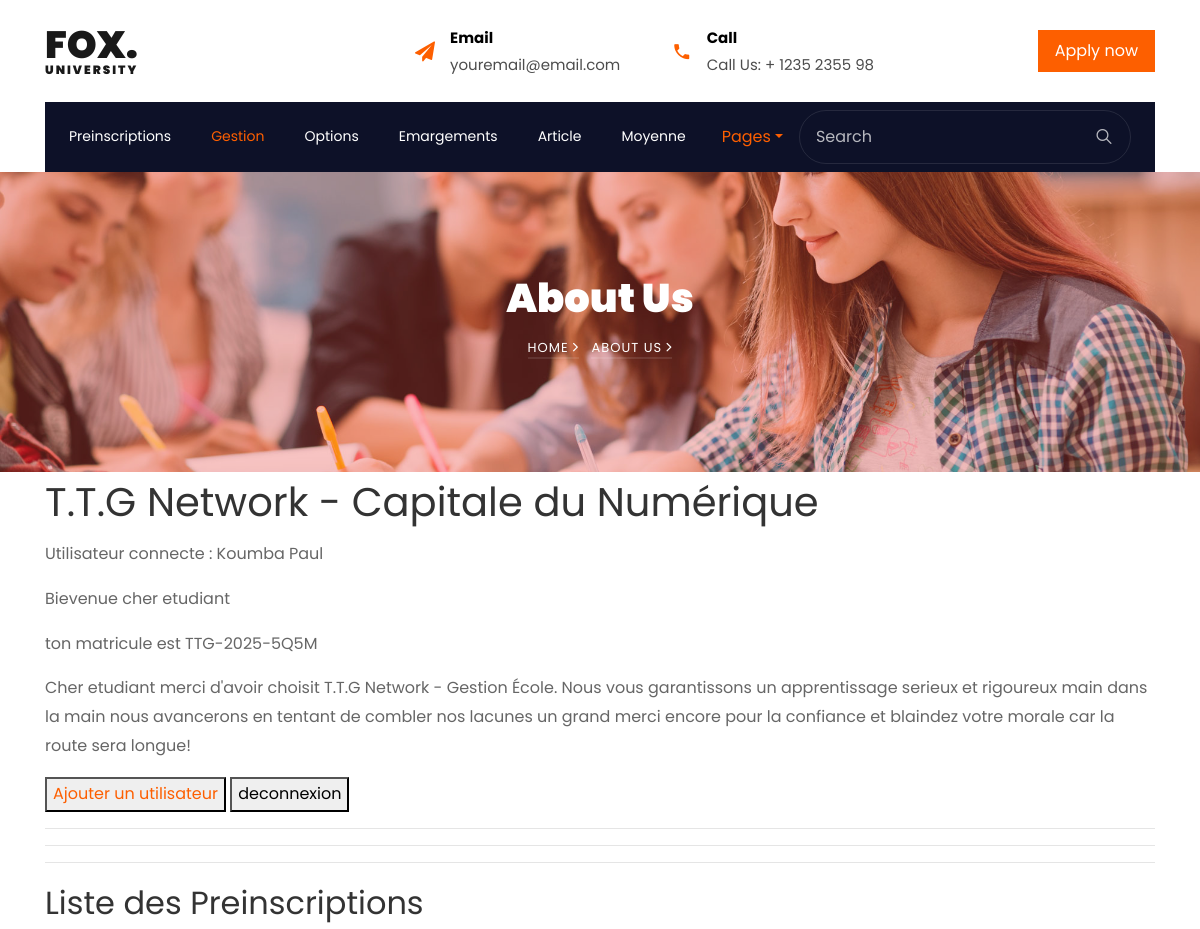
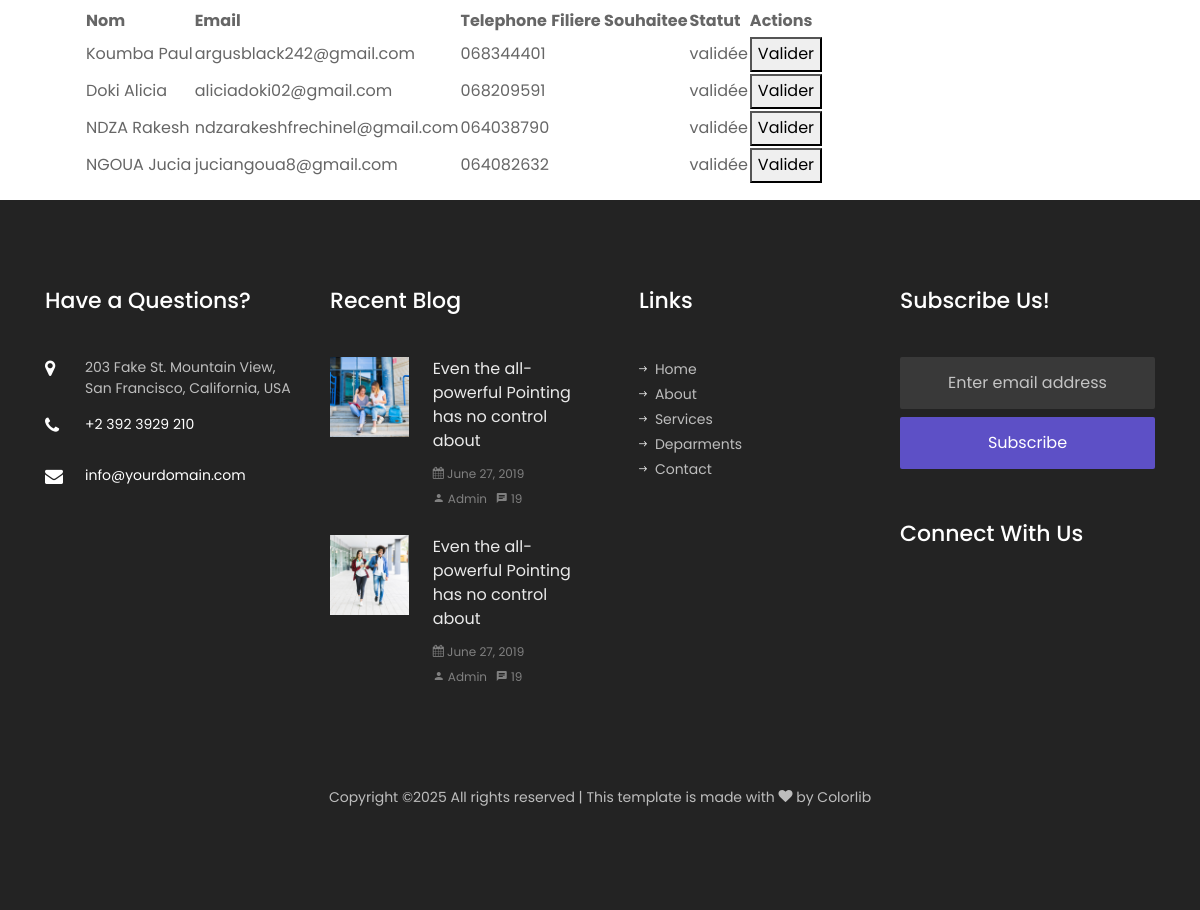
Screenshot of /preinscription (signed in) with the database file from the repository (2 pictures, top to bottom).
### Projet_annee/models.py (models this page shows, shortened)
class User(AbstractUser):
    ROLES = (
        ('admin', 'Administrateur'),
        ('formateur', 'Formateur'),
        ('etudiant', 'Étudiant'),
        ('parent', 'Parent'),
    )
    role = models.CharField(max_length=20, choices=ROLES)
    code_formateur = models.CharField(max_length=10, unique=True, null=True, blank=True)
    code_parent = models.CharField(max_length=10, unique=True, null=True, blank=True)
    matricule = models.CharField(max_length=30, unique=True, null=True, blank=True)

class Preinscription(models.Model):
    nom = models.CharField(max_length=100)
    email = models.EmailField()
    telephone = models.CharField(max_length=20)
    option = models.ForeignKey(Option, on_delete=models.SET_NULL, null=True)
    niveau = models.ForeignKey(Niveau, on_delete=models.SET_NULL, null=True)
    statut = models.CharField(max_length=50, default='en attente')  # validée / rejetée...

### Projet_annee/views.py (the view)
# urls.py: path('preinscription', views.preinscriptions_view, name='preinscription'),
@login_required
def preinscriptions_view(request):
    preinscriptions = Preinscription.objects.all()
    return render(request, 'liste_preinscriptions.html', {'preinscriptions': preinscriptions})

### Projet_annee/templates/liste_preinscriptions.html (shortened to what this page needs)
{% extends "base.html" %}
{% block content %}
  <hr>
  <h2>Liste des Preinscriptions</h2>
  <ul>
      <table>
        <tr>
          <th>Nom</th>
          <th>Email</th>
          <th>Telephone</th>
          <th>Filiere Souhaitee</th>
          <th>Statut</th>
          <th>Actions</th>
        </tr>
        {% for preinscription in preinscriptions %}
        <tr>
          <td>{{ preinscription.nom }}</td>
          <td> {{ preinscription.email }}</td>
          <td> {{ preinscription.telephone }}</td>
          <td> {{ preinscription.filiere_souhaitee }}</td>
          <td> {{ preinscription.statut }}</td>
          <td>
            <a href="{% url 'valider_preinscription' preinscription.id %}"><button>Valider</button></a>
          </td>
        </tr>
         {% endfor %}
      </table>
  </ul>
{% endblock %}

### Projet_annee/templates/base.html (shortened to what this page needs)
<!DOCTYPE html>
{% load static  %}
<html lang="en">
  <head>
    <link rel="stylesheet" href="{% static 'css/open-iconic-bootstrap.min.css' %}">
    <link rel="stylesheet" href="{% static 'css/animate.css' %}">
    <link rel="stylesheet" href="{% static 'css/owl.carousel.min.css' %}">
    <link rel="stylesheet" href="{% static 'css/owl.theme.default.min.css' %}">
    <link rel="stylesheet" href="{% static 'css/magnific-popup.css' %}">
    <link rel="stylesheet" href="{% static 'css/aos.css' %}">
    <link rel="stylesheet" href="{% static 'css/ionicons.min.css' %}">
    <link rel="stylesheet" href="{% static 'css/flaticon.css' %}">
    <link rel="stylesheet" href="{% static 'css/icomoon.css' %}">
    <link rel="stylesheet" href="{% static 'css/style.css' %}">
  </head>
  <body>
	  <div class="bg-top navbar-light">
    	<div class="container">
    		<div class="row no-gutters d-flex align-items-center align-items-stretch">
    			<div class="col-md-4 d-flex align-items-center py-4">
    				<a class="navbar-brand" href="index.html">Fox. <span>University</span></a>
    			</div>
	    		<div class="col-lg-8 d-block">
		    		<div class="row d-flex">
					    <div class="col-md d-flex topper align-items-center align-items-stretch py-md-4">
					    	<div class="icon d-flex justify-content-center align-items-center"><span class="icon-paper-plane"></span></div>
					    	<div class="text">
					    		<span>Email</span>
						    	<span>youremail@email.com</span>
						    </div>
					    </div>
					    <div class="col-md d-flex topper align-items-center align-items-stretch py-md-4">
					    	<div class="icon d-flex justify-content-center align-items-center"><span class="icon-phone2"></span></div>
						    <div class="text">
						    	<span>Call</span>
						    	<span>Call Us: + 1235 2355 98</span>
						    </div>
					    </div>
					    <div class="col-md topper d-flex align-items-center justify-content-end">
					    	<p class="mb-0">
					    		<a href="#" class="btn py-2 px-3 btn-primary d-flex align-items-center justify-content-center">
					    			<span>Apply now</span>
					    		</a>
					    	</p>
					    </div>
				    </div>
			    </div>
		    </div>
		  </div>
    </div>
	  <nav class="navbar navbar-expand-lg navbar-dark bg-dark ftco-navbar-light" id="ftco-navbar">
	    <div class="container d-flex align-items-center px-4">
	      <form action="#" class="searchform order-lg-last">
          <div class="form-group d-flex">
            <input type="text" class="form-control pl-3" placeholder="Search">
            <button type="submit" placeholder="" class="form-control search"><span class="ion-ios-search"></span></button>
          </div>
        </form>
	      <div class="collapse navbar-collapse" id="ftco-nav">
	        <ul class="navbar-nav mr-auto">
	        	<li class="nav-item"><a href="{% url 'preinscription' %}" class="nav-link pl-0">Preinscriptions</a></li>
	        	<li class="nav-item active"><a href="{% url 'admin:index' %}" class="nav-link">Gestion</a></li>
	        	<li class="nav-item"><a href="{% url 'options' %}" class="nav-link">Options</a></li>
	        	<li class="nav-item"><a href="{% url 'liste_emargements' %}" class="nav-link">Emargements</a></li>
	        	<li class="nav-item"><a href="{% url 'article' %}" class="nav-link">Article</a></li>
	          <li class="nav-item"><a href="{% url 'recherche_moyenne' %}" class="nav-link">Moyenne</a></li>
	        </ul>
	      </div>
        <div class="nav-item dropdown">
                    <a href="#" class="nav-link dropdown-toggle" data-bs-toggle="dropdown">Pages</a>
	    </div>
	  </nav>
    <section class="hero-wrap hero-wrap-2" style="background-image: url('static/images/bg_1.jpg');">
      <div class="overlay"></div>
      <div class="container">
        <div class="row no-gutters slider-text align-items-center justify-content-center">
          <div class="col-md-9 ftco-animate text-center">
            <h1 class="mb-2 bread">About Us</h1>
            <p class="breadcrumbs"><span class="mr-2"><a href="index.html">Home <i class="ion-ios-arrow-forward"></i></a></span> <span>About us <i class="ion-ios-arrow-forward"></i></span></p>
          </div>
        </div>
      </div>
    </section>
      <section>
          <div class="container border:10px-solid-black ">
    <header>
      <h1>T.T.G Network - Capitale du Numérique</h1>
      <main>
          <p>Utilisateur connecte : {{user}}</p>
            {% if user.is_authenticated %}
            {% if user.role %}
            <p>Bievenue cher {{user.role}} </p>
            {% else %}
            <p>Bievenue cher Admin </p>
            {% endif %}
              {% if user.matricule %}
              <p>ton matricule est {{user.matricule}}</p>
              <p>
                  Cher etudiant merci d'avoir choisit T.T.G Network - Gestion École.
                  Nous vous garantissons un apprentissage serieux et rigoureux main dans
                  la main nous avancerons en tentant de combler nos lacunes un grand merci
                  encore pour la confiance et blaindez votre morale car la route sera longue!
              </p>
              {% endif %}
            {% endif %}
          <button><a href="{% url 'urlregister' %}">Ajouter un utilisateur</a></button>
          <a href="{% url 'urllogout' %}"><button>deconnexion</button></a>
          <hr>
          <hr>
        </main>
    </header>
      </section>
        <div class="container">
          {% block content %}{% endblock %}
        </div>
      <footer class="ftco-footer ftco-bg-dark ftco-section">
      <div class="container">
        <div class="row mb-5">
          <div class="col-md-6 col-lg-3">
            <div class="ftco-footer-widget mb-5">
            	<h2 class="ftco-heading-2">Have a Questions?</h2>
            	<div class="block-23 mb-3">
	              <ul>
	                <li><span class="icon icon-map-marker"></span><span class="text">203 Fake St. Mountain View, San Francisco, California, USA</span></li>
	                <li><a href="#"><span class="icon icon-phone"></span><span class="text">+2 392 3929 210</span></a></li>
	                <li><a href="#"><span class="icon icon-envelope"></span><span class="text">info@yourdomain.com</span></a></li>
	              </ul>
	            </div>
            </div>
          </div>
          <div class="col-md-6 col-lg-3">
            <div class="ftco-footer-widget mb-5">
              <h2 class="ftco-heading-2">Recent Blog</h2>
              <div class="block-21 mb-4 d-flex">
                <a class="blog-img mr-4" style="background-image: url(static/images/image_1.jpg);"></a>
                <div class="text">
                  <h3 class="heading"><a href="#">Even the all-powerful Pointing has no control about</a></h3>
                  <div class="meta">
                    <div><a href="#"><span class="icon-calendar"></span> June 27, 2019</a></div>
                    <div><a href="#"><span class="icon-person"></span> Admin</a></div>
                    <div><a href="#"><span class="icon-chat"></span> 19</a></div>
                  </div>
                </div>
              </div>
              <div class="block-21 mb-5 d-flex">
                <a class="blog-img mr-4" style="background-image: url(static/images/image_2.jpg);"></a>
                <div class="text">
                  <h3 class="heading"><a href="#">Even the all-powerful Pointing has no control about</a></h3>
                  <div class="meta">
                    <div><a href="#"><span class="icon-calendar"></span> June 27, 2019</a></div>
                    <div><a href="#"><span class="icon-person"></span> Admin</a></div>
                    <div><a href="#"><span class="icon-chat"></span> 19</a></div>
                  </div>
                </div>
              </div>
            </div>
          </div>
          <div class="col-md-6 col-lg-3">
            <div class="ftco-footer-widget mb-5 ml-md-4">
              <h2 class="ftco-heading-2">Links</h2>
              <ul class="list-unstyled">
                <li><a href="#"><span class="ion-ios-arrow-round-forward mr-2"></span>Home</a></li>
                <li><a href="#"><span class="ion-ios-arrow-round-forward mr-2"></span>About</a></li>
                <li><a href="#"><span class="ion-ios-arrow-round-forward mr-2"></span>Services</a></li>
                <li><a href="#"><span class="ion-ios-arrow-round-forward mr-2"></span>Deparments</a></li>
                <li><a href="#"><span class="ion-ios-arrow-round-forward mr-2"></span>Contact</a></li>
              </ul>
            </div>
          </div>
          <div class="col-md-6 col-lg-3">
            <div class="ftco-footer-widget mb-5">
            	<h2 class="ftco-heading-2">Subscribe Us!</h2>
              <form action="#" class="subscribe-form">
                <div class="form-group">
                  <input type="text" class="form-control mb-2 text-center" placeholder="Enter email address">
                  <input type="submit" value="Subscribe" class="form-control submit px-3">
                </div>
              </form>
            </div>
            <div class="ftco-footer-widget mb-5">
            	<h2 class="ftco-heading-2 mb-0">Connect With Us</h2>
            	<ul class="ftco-footer-social list-unstyled float-md-left float-lft mt-3">
              </ul>
            </div>
          </div>
        </div>
        <div class="row">
          <div class="col-md-12 text-center">
            <p>
  Copyright &copy;<script>document.write(new Date().getFullYear());</script> All rights reserved | This template is made with <i class="icon-heart" aria-hidden="true"></i> by <a href="https://colorlib.com" target="_blank">Colorlib</a>
  </p>
          </div>
        </div>
      </div>
    </footer>
  </body>
</html>

### Projet_annee/static/css/icomoon.css (style rules this page uses)
[class^="icon-"], [class*=" icon-"] { font-family: 'icomoon' !important; speak: none; font-style: normal; font-weight: normal; font-variant: normal; text-transform: none; line-height: 1; -webkit-font-smoothing: antialiased; -moz-osx-font-smoothing: grayscale; }
.icon-heart:before { content: "\f004"; }
.icon-map-marker:before { content: "\f041"; }
.icon-calendar:before { content: "\f073"; }
.icon-phone:before { content: "\f095"; }
.icon-envelope:before { content: "\f0e0"; }
.icon-paper-plane:before { content: "\f1d8"; }
.icon-phone2:before { content: "\e0cd"; }
.icon-chat:before { content: "\e0b7"; }
.icon-person:before { content: "\e7fd"; }

### rows the page displays
User: username "Koumba Paul", role "etudiant", matricule "TTG-2025-5Q5M"
Preinscription: nom "Koumba Paul", email "argusblack242@gmail.com", telephone "068344401", statut "validée"
Preinscription: nom "Doki Alicia", email "aliciadoki02@gmail.com", telephone "068209591", statut "validée"
Preinscription: nom "NDZA Rakesh", email "ndzarakeshfrechinel@gmail.com", telephone "064038790", statut "validée"
Preinscription: nom "NGOUA Jucia", email "juciangoua8@gmail.com", telephone "064082632", statut "validée"
